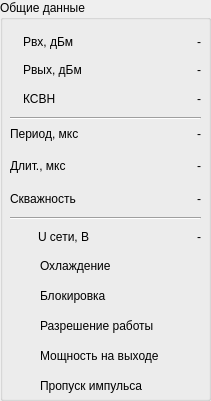
   <widget class="QGroupBox" name="groupBox_5">
    <property name="geometry">
     <rect>
      <x>420</x>
      <y>100</y>
      <width>211</width>
      <height>401</height>
     </rect>
    </property>
    <property name="title">
     <string>Общие данные</string>
    </property>
    <widget class="Line" name="line_4">
     <property name="geometry">
      <rect>
       <x>10</x>
       <y>110</y>
       <width>191</width>
       <height>16</height>
      </rect>
     </property>
     <property name="orientation">
      <enum>Qt::Horizontal</enum>
     </property>
    </widget>
    <widget class="Line" name="line_8">
     <property name="geometry">
      <rect>
       <x>10</x>
       <y>210</y>
       <width>191</width>
       <height>16</height>
      </rect>
     </property>
     <property name="orientation">
      <enum>Qt::Horizontal</enum>
     </property>
    </widget>
    <widget class="QLabel" name="label_208">
     <property name="geometry">
      <rect>
       <x>40</x>
       <y>240</y>
       <width>111</width>
       <height>51</height>
      </rect>
     </property>
     <property name="sizePolicy">
      <sizepolicy hsizetype="Fixed" vsizetype="Fixed">
       <horstretch>0</horstretch>
       <verstretch>0</verstretch>
      </sizepolicy>
     </property>
     <property name="text">
      <string>Охлаждение</string>
     </property>
     <property name="alignment">
      <set>Qt::AlignLeading|Qt::AlignLeft|Qt::AlignVCenter</set>
     </property>
    </widget>
    <widget class="QLabel" name="cool_label">
     <property name="geometry">
      <rect>
       <x>10</x>
       <y>250</y>
       <width>51</width>
       <height>31</height>
      </rect>
     </property>
     <property name="text">
      <string/>
     </property>
     <property name="pixmap">
      <pixmap resource="res.qrc">:/icon/square1-white.png</pixmap>
     </property>
    </widget>
    <widget class="QWidget" name="gridLayoutWidget_2">
     <property name="geometry">
      <rect>
       <x>10</x>
       <y>30</y>
       <width>191</width>
       <height>80</height>
      </rect>
     </property>
     <layout class="QGridLayout" name="gridLayout_2">
      <item row="0" column="2">
       <widget class="QLabel" name="label_Pind">
        <property name="enabled">
         <bool>true</bool>
        </property>
        <property name="text">
         <string>-</string>
        </property>
        <property name="alignment">
         <set>Qt::AlignRight|Qt::AlignTrailing|Qt::AlignVCenter</set>
        </property>
       </widget>
      </item>
      <item row="1" column="1">
       <widget class="QLabel" name="label_Pout_name">
        <property name="text">
         <string>Pвых, дБм</string>
        </property>
       </widget>
      </item>
      <item row="0" column="1">
       <widget class="QLabel" name="label_Pin_name">
        <property name="enabled">
         <bool>true</bool>
        </property>
        <property name="text">
         <string>Pвх, дБм</string>
        </property>
       </widget>
      </item>
      <item row="0" column="0">
       <widget class="QLabel" name="Pi_label">
        <property name="text">
         <string/>
        </property>
        <property name="pixmap">
         <pixmap resource="res.qrc">:/icon/square1-white.png</pixmap>
        </property>
       </widget>
      </item>
      <item row="1" column="2">
       <widget class="QLabel" name="label_Poutd">
        <property name="text">
         <string>-</string>
        </property>
        <property name="alignment">
         <set>Qt::AlignRight|Qt::AlignTrailing|Qt::AlignVCenter</set>
        </property>
       </widget>
      </item>
      <item row="1" column="0">
       <widget class="QLabel" name="Po_label">
        <property name="text">
         <string/>
        </property>
        <property name="pixmap">
         <pixmap resource="res.qrc">:/icon/square1-white.png</pixmap>
        </property>
       </widget>
      </item>
      <item row="2" column="0">
       <widget class="QLabel" name="vswr_label">
        <property name="sizePolicy">
         <sizepolicy hsizetype="Fixed" vsizetype="Preferred">
          <horstretch>0</horstretch>
          <verstretch>0</verstretch>
         </sizepolicy>
        </property>
        <property name="text">
         <string/>
        </property>
        <property name="pixmap">
         <pixmap resource="res.qrc">:/icon/square1-white.png</pixmap>
        </property>
       </widget>
      </item>
      <item row="2" column="1">
       <widget class="QLabel" name="label_vswr_name">
        <property name="enabled">
         <bool>true</bool>
        </property>
        <property name="text">
         <string>КСВН</string>
        </property>
       </widget>
      </item>
      <item row="2" column="2">
       <widget class="QLabel" name="label_vswr">
        <property name="text">
         <string>-</string>
        </property>
        <property name="alignment">
         <set>Qt::AlignRight|Qt::AlignTrailing|Qt::AlignVCenter</set>
        </property>
       </widget>
      </item>
     </layout>
    </widget>
    <widget class="QWidget" name="horizontalLayoutWidget">
     <property name="geometry">
      <rect>
       <x>10</x>
       <y>226</y>
       <width>191</width>
       <height>21</height>
      </rect>
     </property>
     <layout class="QHBoxLayout" name="horizontalLayout_4">
      <item>
       <widget class="QLabel" name="u380_label">
        <property name="sizePolicy">
         <sizepolicy hsizetype="Fixed" vsizetype="Fixed">
          <horstretch>0</horstretch>
          <verstretch>0</verstretch>
         </sizepolicy>
        </property>
        <property name="minimumSize">
         <size>
          <width>22</width>
          <height>0</height>
         </size>
        </property>
        <property name="text">
         <string/>
        </property>
        <property name="pixmap">
         <pixmap resource="res.qrc">:/icon/square1-white.png</pixmap>
        </property>
       </widget>
      </item>
      <item>
       <widget class="QLabel" name="label_12">
        <property name="text">
         <string>U сети, В</string>
        </property>
       </widget>
      </item>
      <item>
       <widget class="QLabel" name="label_u380">
        <property name="text">
         <string>-</string>
        </property>
        <property name="alignment">
         <set>Qt::AlignRight|Qt::AlignTrailing|Qt::AlignVCenter</set>
        </property>
       </widget>
      </item>
     </layout>
    </widget>
    <widget class="QWidget" name="layoutWidget">
     <property name="geometry">
      <rect>
       <x>10</x>
       <y>120</y>
       <width>191</width>
       <height>92</height>
      </rect>
     </property>
     <layout class="QGridLayout" name="gridLayout_13">
      <item row="2" column="1">
       <widget class="QLabel" name="label_Q">
        <property name="text">
         <string>-</string>
        </property>
        <property name="alignment">
         <set>Qt::AlignRight|Qt::AlignTrailing|Qt::AlignVCenter</set>
        </property>
       </widget>
      </item>
      <item row="2" column="0">
       <widget class="QLabel" name="label_10">
        <property name="text">
         <string>Скважность</string>
        </property>
       </widget>
      </item>
      <item row="0" column="1">
       <widget class="QLabel" name="label_T">
        <property name="text">
         <string>-</string>
        </property>
        <property name="alignment">
         <set>Qt::AlignRight|Qt::AlignTrailing|Qt::AlignVCenter</set>
        </property>
       </widget>
      </item>
      <item row="1" column="1">
       <widget class="QLabel" name="label_tau">
        <property name="text">
         <string>-</string>
        </property>
        <property name="alignment">
         <set>Qt::AlignRight|Qt::AlignTrailing|Qt::AlignVCenter</set>
        </property>
       </widget>
      </item>
      <item row="1" column="0">
       <widget class="QLabel" name="label_9">
        <property name="text">
         <string>Длит., мкс</string>
        </property>
       </widget>
      </item>
      <item row="0" column="0">
       <widget class="QLabel" name="T0_label">
        <property name="text">
         <string>Период, мкс</string>
        </property>
       </widget>
      </item>
     </layout>
    </widget>
    <widget class="QLabel" name="label_210">
     <property name="geometry">
      <rect>
       <x>40</x>
       <y>360</y>
       <width>171</width>
       <height>51</height>
      </rect>
     </property>
     <property name="sizePolicy">
      <sizepolicy hsizetype="Fixed" vsizetype="Fixed">
       <horstretch>0</horstretch>
       <verstretch>0</verstretch>
      </sizepolicy>
     </property>
     <property name="text">
      <string>Пропуск импульса</string>
     </property>
     <property name="alignment">
      <set>Qt::AlignLeading|Qt::AlignLeft|Qt::AlignVCenter</set>
     </property>
    </widget>
    <widget class="QLabel" name="lost_label">
     <property name="geometry">
      <rect>
       <x>10</x>
       <y>370</y>
       <width>51</width>
       <height>31</height>
      </rect>
     </property>
     <property name="text">
      <string/>
     </property>
     <property name="pixmap">
      <pixmap resource="res.qrc">:/icon/square1-white.png</pixmap>
     </property>
    </widget>
    <widget class="QLabel" name="label_212">
     <property name="geometry">
      <rect>
       <x>40</x>
       <y>300</y>
       <width>171</width>
       <height>51</height>
      </rect>
     </property>
     <property name="sizePolicy">
      <sizepolicy hsizetype="Fixed" vsizetype="Fixed">
       <horstretch>0</horstretch>
       <verstretch>0</verstretch>
      </sizepolicy>
     </property>
     <property name="text">
      <string>Разрешение работы</string>
     </property>
     <property name="alignment">
      <set>Qt::AlignLeading|Qt::AlignLeft|Qt::AlignVCenter</set>
     </property>
    </widget>
    <widget class="QLabel" name="power0_label">
     <property name="geometry">
      <rect>
       <x>10</x>
       <y>310</y>
       <width>51</width>
       <height>31</height>
      </rect>
     </property>
     <property name="text">
      <string/>
     </property>
     <property name="pixmap">
      <pixmap resource="res.qrc">:/icon/square1-white.png</pixmap>
     </property>
    </widget>
    <widget class="QLabel" name="present_label">
     <property name="geometry">
      <rect>
       <x>10</x>
       <y>340</y>
       <width>51</width>
       <height>31</height>
      </rect>
     </property>
     <property name="text">
      <string/>
     </property>
     <property name="pixmap">
      <pixmap resource="res.qrc">:/icon/square1-white.png</pixmap>
     </property>
    </widget>
    <widget class="QLabel" name="label_217">
     <property name="geometry">
      <rect>
       <x>40</x>
       <y>330</y>
       <width>171</width>
       <height>51</height>
      </rect>
     </property>
     <property name="sizePolicy">
      <sizepolicy hsizetype="Fixed" vsizetype="Fixed">
       <horstretch>0</horstretch>
       <verstretch>0</verstretch>
      </sizepolicy>
     </property>
     <property name="text">
      <string>Мощность на выходе</string>
     </property>
     <property name="alignment">
      <set>Qt::AlignLeading|Qt::AlignLeft|Qt::AlignVCenter</set>
     </property>
    </widget>
    <widget class="QLabel" name="label_222">
     <property name="geometry">
      <rect>
       <x>40</x>
       <y>270</y>
       <width>171</width>
       <height>51</height>
      </rect>
     </property>
     <property name="sizePolicy">
      <sizepolicy hsizetype="Fixed" vsizetype="Fixed">
       <horstretch>0</horstretch>
       <verstretch>0</verstretch>
      </sizepolicy>
     </property>
     <property name="text">
      <string>Блокировка</string>
     </property>
     <property name="alignment">
      <set>Qt::AlignLeading|Qt::AlignLeft|Qt::AlignVCenter</set>
     </property>
    </widget>
    <widget class="QLabel" name="Critical_label">
     <property name="geometry">
      <rect>
       <x>10</x>
       <y>280</y>
       <width>51</width>
       <height>31</height>
      </rect>
     </property>
     <property name="contextMenuPolicy">
      <enum>Qt::DefaultContextMenu</enum>
     </property>
     <property name="text">
      <string/>
     </property>
     <property name="pixmap">
      <pixmap resource="res.qrc">:/icon/square1-white.png</pixmap>
     </property>
    </widget>
   </widget>
